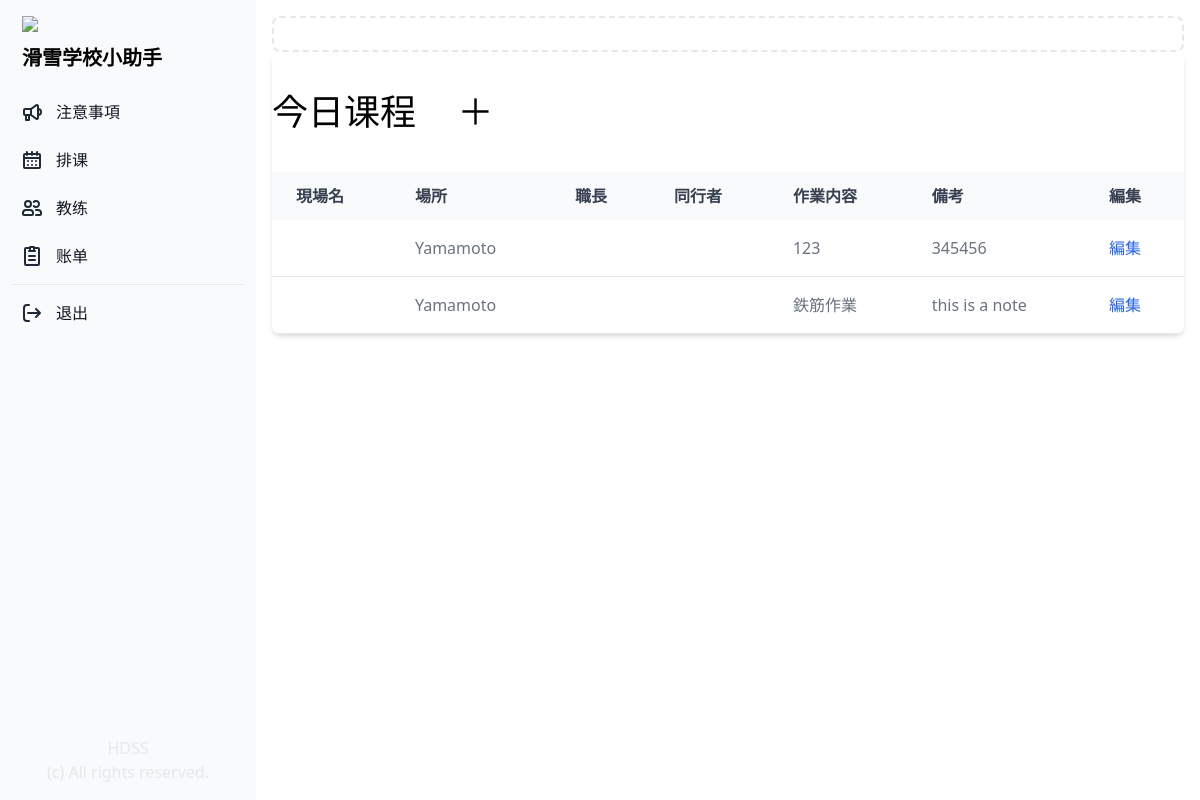
The app's page /schedule/ (signed in) with its own data.
### manager/models.py (models this page shows, shortened)
class Lesson(models.Model):
    PAYMENT_TYPES = (
        ('現金','現金'),
        ('刷卡', '刷卡'),
        ('電子支付', '電子支付'),
        ('未支付', '未支付'),
        )
    PLACE = (
        ('比洛夫', '比洛夫'),
        ('花园', '花园'),
        ('安努', '安努'),
        ('莫伊哇', '莫伊哇'),
        ('留寿都', '留寿都'),
        ('喜乐乐', '喜乐乐'),
        ('其他', '其他'),
    )
    instructors = models.ManyToManyField(Profile, related_name="instructors", blank=False)
    client = models.CharField("客人姓名", max_length=255)
    address = models.CharField("酒店", max_length=255)
    level = models.CharField("级别", max_length=255)
    place = models.CharField("雪场", max_length=50, choices=PLACE, default='比洛夫')
    job_description = models.CharField("内容", max_length=255, blank=True, null=True)
    payment_type = models.CharField("付款方式", max_length=50, choices=PAYMENT_TYPES, default='未支付')
    payment_amount = models.DecimalField("付款金額", max_digits=10, decimal_places=2, blank=True, null=True)
    payment_date = models.DateTimeField("付款日", blank=True, null=True)
    note = models.CharField("備考", max_length=255, blank=True, null=True)
    start_date = models.DateTimeField("開始日")
    end_date = models.DateTimeField("終了日")
    finished = models.BooleanField("終了", default=False)
    date_created = models.DateTimeField("作成日", auto_now_add=True)

### manager/views.py (the view)
# urls.py: path('schedule/', views.schedule, name='schedule'),
def schedule(request):
    if request.user.is_authenticated:
        lesson_list = Lesson.objects.all().order_by('-date_created')
        lessons_today = []
        for lesson in lesson_list:
            date = datetime.datetime(now.year, now.month, now.day)
            start_date = datetime.datetime(lesson.start_date.year, lesson.start_date.month, lesson.start_date.day)
            end_date = datetime.datetime(lesson.end_date.year, lesson.end_date.month, lesson.end_date.day)
            if start_date <= date <= end_date:
                lessons_today.append(lesson)
    year = int(now.year)
    month = int(now.month)
    cal = calendar.HTMLCalendar().formatmonth(year, month)
    cal = cal.replace('<td ', '<td width="150" height="150" hover')
    cal = mark_safe(cal)
    if request.user.is_authenticated:
         context = {
            "lesson_list": lesson_list,
            "lessons_today":lessons_today,
            "year": year,
            "month": month,
            "cal": cal,
        }
         return render(request, "schedule.html", context=context)
    else:
        return redirect('login_user')

### manager/templates/schedule.html (shortened to what this page needs)
{% extends "base.html" %}
{% block content %}
<div class="p-4 sm:ml-64">
    {% if request.user.profile.contract_type == "下請け" %}
    {% else %}
    <div class="p-4 border-2 border-gray-200 border-dashed rounded-lg">
    </div>
    {% endif %}
    <div class="relative overflow-x-auto shadow-md sm:rounded-lg">
        <div class="px-auto">
            <h1 class="text-4xl py-10">今日课程
                {% if request.user.profile.contract_type == "下請け" %}
                {% else %}
                <a class="pl-8" href="{% url 'add_lesson' %}">＋</a>
                {% endif %}
            </h1>
        </div>
        <table class="w-full text-normal text-left rtl:text-right text-gray-500 dark:text-gray-400">
            <thead
                class="text-normal text-gray-700 uppercase bg-gray-50 whitespace-nowrap dark:bg-gray-700 dark:text-gray-400">
                <tr>
                    <th scope="col" class="px-6 py-3">
                        現場名
                    </th>
                    <th scope="col" class="px-6 py-3">
                        場所
                    </th>
                    <th scope="col" class="px-6 py-3">
                        職長
                    </th>
                    <th scope="col" class="px-6 py-3">
                        同行者
                    </th>
                    <th scope="col" class="px-6 py-3">
                        作業内容
                    </th>
                    <th scope="col" class="px-6 py-3">
                        備考
                    </th>
                    <th scope="col" class="px-6 py-3">
                        編集
                    </th>
                </tr>
            </thead>
            <tbody>
                {% if lessons_today %}
                {% for lesson in lessons_today %}
                <tr class="border-b">
                    <th scope="row" class="pl-6 pr-3 py-4 font-medium whitespace-nowrap text-gray-900">
                    </th>
                    <td class="px-6 py-4 whitespace-nowrap">
                        {{ lesson.address }}
                    </td>
                    <td class="px-6 py-4 whitespace-nowrap">
                    </td>
                    <td class="px-6 py-4 whitespace-nowrap">
                    </td>
                    <td class="px-6 py-4 whitespace-nowrap">
                        {{ lesson.job_description }}
                    </td>
                    <td class="px-6 py-4 whitespace-nowrap">
                        {{ lesson.note }}
                    </td>
                    <td class="px-6 py-4 whitespace-nowrap">
                        <a href="{% url 'lesson_details' lesson.id %}"
                            class="font-medium text-blue-600 hover:underline">編集</a>
                    </td>
                </tr>
                {% endfor %}
                {% endif %}
            </tbody>
        </table>
    </div>
</div>
{% endblock %}

### records on screen
Lesson: address "Yamamoto", job_description "123", note "345456"
Lesson: address "Yamamoto", job_description "鉄筋作業", note "this is a note"
